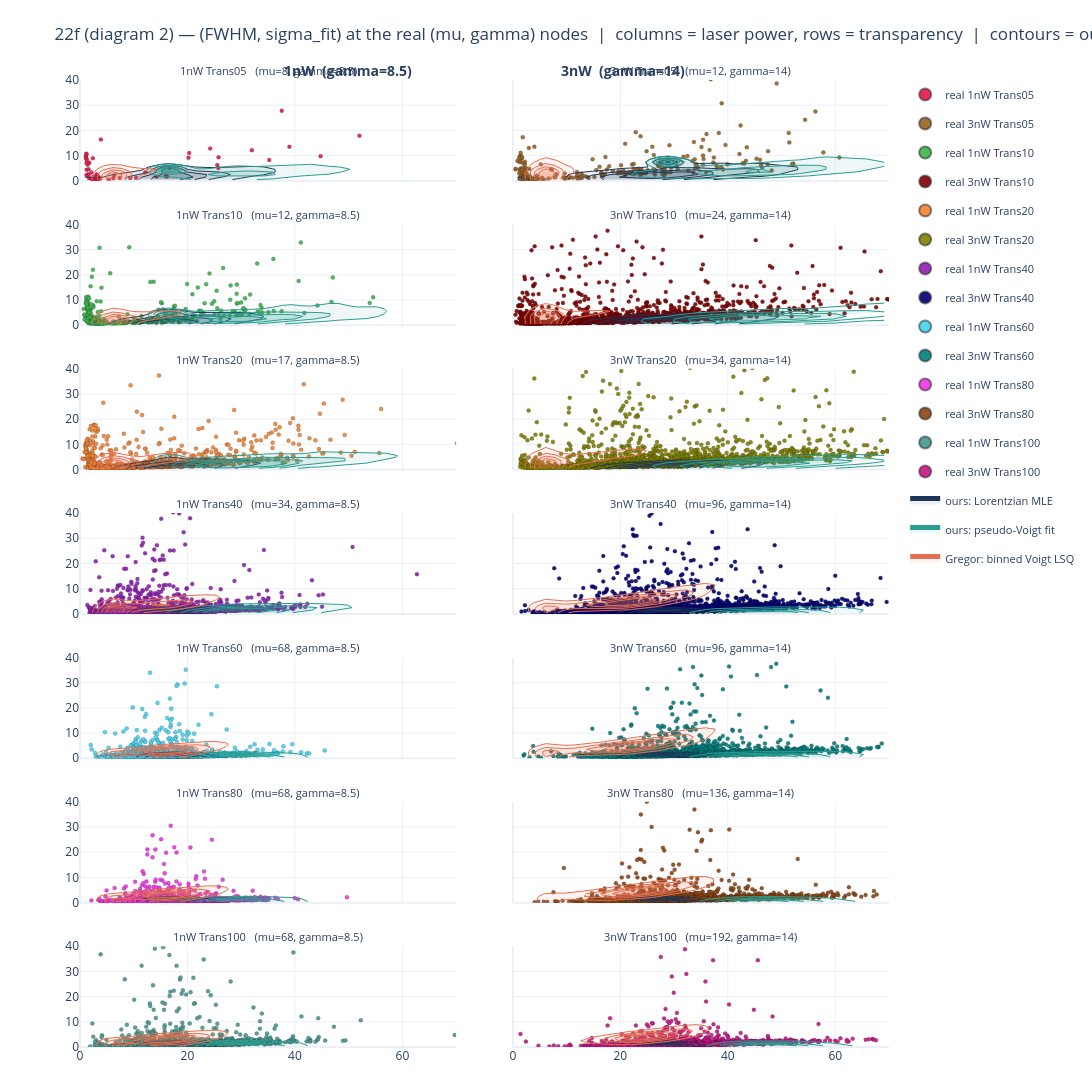

Here is the notebook cell this chart was saved with:
### Code cell
# ============================================================
# 22f DIAGRAM 2 — write the standalone HTML
# ============================================================
HTML_OUT2 = 'notebooks/22_distribution_dynamics/22f-real-data-grid.html'
fig2.write_html(HTML_OUT2, include_plotlyjs='cdn', config=CONFIG)
print('wrote', HTML_OUT2, f'({os.path.getsize(HTML_OUT2)/1e6:.1f} MB)')

fig2.show(config=CONFIG)
